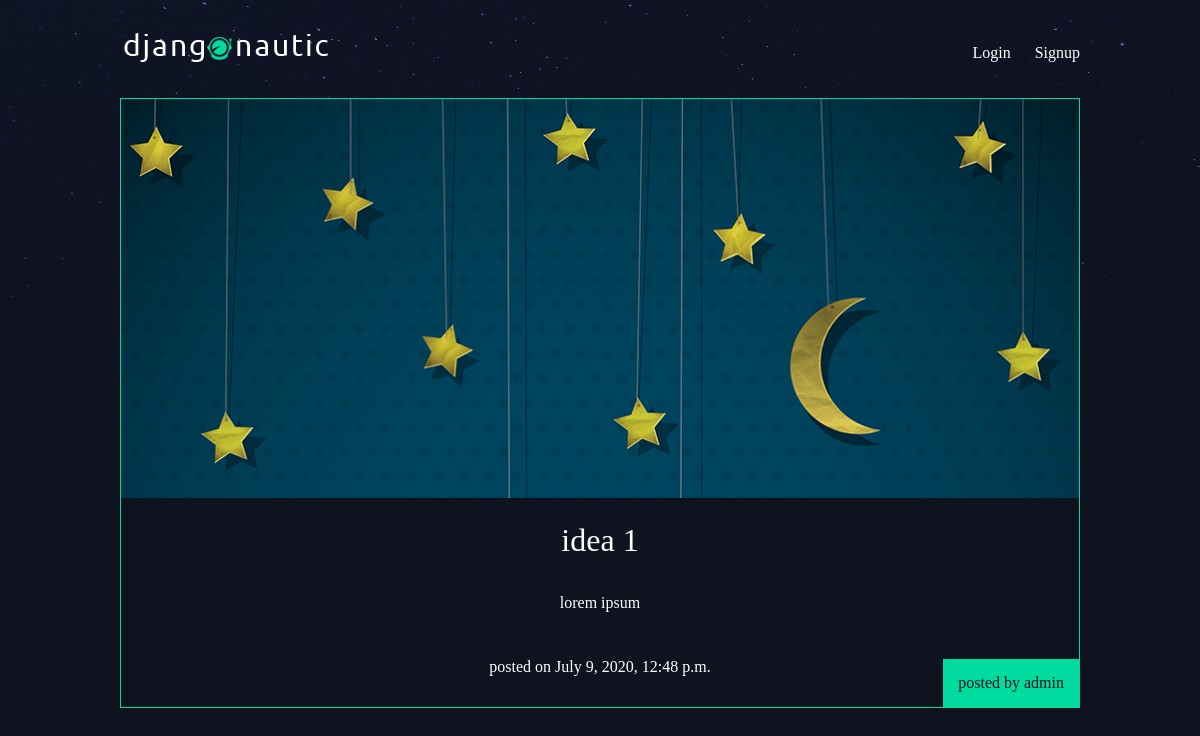
The page /idea-1/detail/ on the database its author committed.
### blog/models.py (models this page shows, shortened)
class Article(models.Model):
    title = models.CharField(max_length=100)
    slug = models.SlugField()
    body = models.TextField()
    date = models.DateTimeField(auto_now_add=True)
    thumbnail = models.ImageField(default='default.png', blank=True)
    author = models.ForeignKey(User, default=None, on_delete=models.CASCADE)

### blog/views.py (the view)
# urls.py: path('<str:slug>/detail/', views.ArticleDetail.as_view(), name='detail'),
class ArticleDetail(DetailView):
    context_object_name = 'article'
    template_name = 'blog/article_detail.html'
    def get_object(self):
        slug = self.kwargs['slug']
        query_set = Article.objects.get(slug=slug)
        return query_set

### templates/blog/article_detail.html
{% extends 'base.html' %} {% block content %}
<div class="article-detail">
  <div class="article">
    <img src="{{article.thumbnail.url}}" alt="{{article.title}}" />
    <h2>{{article.title}}</h2>
    <p>{{article.body}}</p>
    <p class="date">posted on {{article.date}}</p>
    <p class="author">posted by {{article.author.username}}</p>
  </div>
</div>
{% endblock content %}

### rows shown on the page
Article: thumbnail (picture), title "idea 1", body "lorem ipsum", date "July 9, 2020, 12:48 p.m.", author.username "admin"
